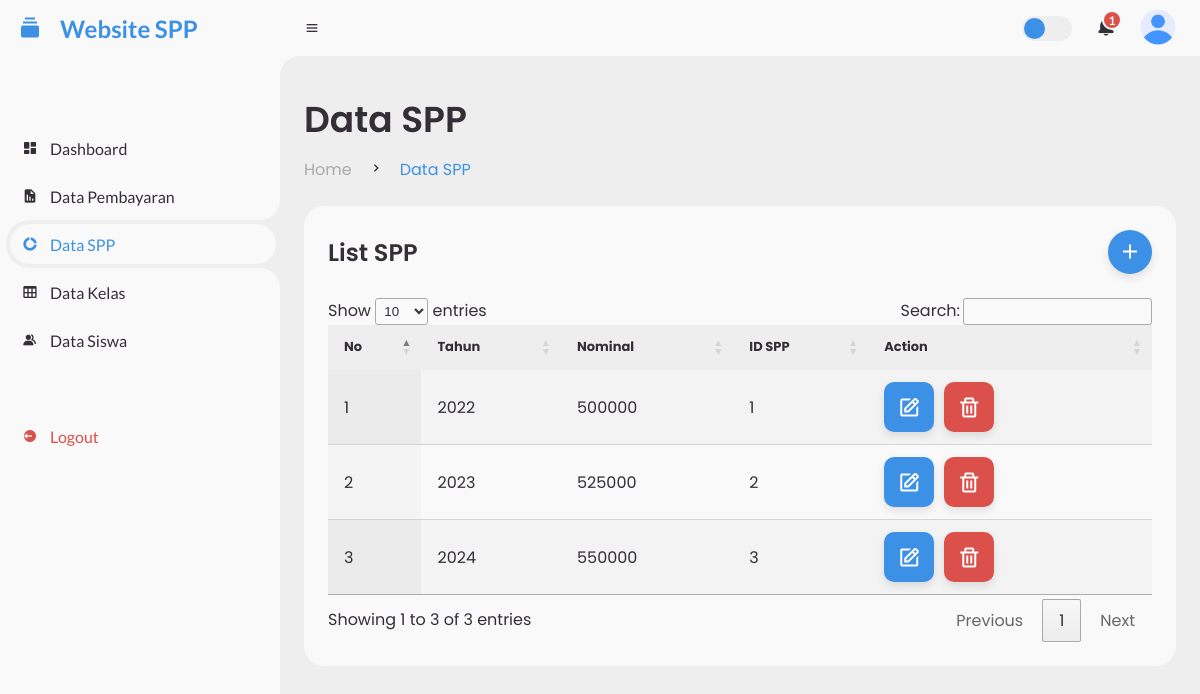
Screenshot of /spp.php (signed in) with the database file from the repository.
### tables this page shows
CREATE TABLE `spp` (
  `id_spp` int(11) NOT NULL,
  `tahun` year(4) DEFAULT NULL,
  `nominal` int(11) DEFAULT NULL
);

### spp.php (the view, shortened to what this page needs)
<?php
include('koneksi.php');
?>
<!DOCTYPE html>
<html lang="en">
<head>
	<link href='https://unpkg.com/boxicons@2.0.9/css/boxicons.min.css' rel='stylesheet'>
	<link rel="stylesheet" href="css/style.css">
	<link rel="stylesheet" type="text/css" href="https://cdn.datatables.net/1.11.5/css/jquery.dataTables.css">
</head>
<body>
	<section id="sidebar">
		<a href="dashboard.php" class="brand">
			<i class='bx bxs-collection'></i>
			<span class="text">Website SPP</span>
		</a>
		<ul class="side-menu top">
			<li>
				<a href="dashboard.php">
					<i class='bx bxs-dashboard' ></i>
					<span class="text">Dashboard</span>
				</a>
			</li>
			<li>
				<a href="pembayaran.php">
					<i class='bx bxs-report'></i>
					<span class="text">Data Pembayaran</span>
				</a>
			</li>
			<li class="active">
				<a href="spp.php">
					<i class='bx bxs-doughnut-chart' ></i>
					<span class="text">Data SPP</span>
				</a>
			</li>
			<li>
				<a href="kelas.php">
					<i class='bx bx-table'></i>
					<span class="text">Data Kelas</span>
				</a>
			</li>
			<li>
				<a href="siswa.php">
					<i class='bx bxs-group' ></i>
					<span class="text">Data Siswa</span>
				</a>
			</li>
		</ul>
		<ul class="side-menu">
			<li>
				<a href="index.php" class="logout">
					<i class='bx bxs-log-out-circle' ></i>
					<span class="text">Logout</span>
				</a>
			</li>
		</ul>
	</section>
	<section id="content">
		<nav>
			<i class='bx bx-menu' ></i>
			<label for="switch-mode" class="switch-mode"></label>
			<a href="#" class="notification">
				<span class="num">1</span>
			</a>
			<a href="#" class="profile">
				<img src="img/user.png">
			</a>
		</nav>
		<main>
			<div class="head-title">
				<div class="left">
				    <h1>Data SPP</h1>
				    <ul class="breadcrumb">
				        <li>
				            <a href="dashboard.php">Home</a>
				        </li>
				        <li><i class='bx bx-chevron-right'></i></li>
				        <li>
				            <a class="active" href="#">Data SPP</a>
				        </li>
				    </ul>
				</div>
			</div>
			<div class="table-data">
				<div class="order">
					<div class="head">
						<h3>List SPP</h3>
						<a href="add-spp.php" class="btn-add"><i class="bx bx-plus"></i></a>
					</div>
					<table id="paymentTable" class="display">
						<thead>
							<tr>
								<th>No</th>
								<th>Tahun</th>
								<th>Nominal</th>
								<th>ID SPP</th>
								<th>Action</th>
							</tr>
						</thead>
						<tbody>
							<?php
							$sql = "SELECT * FROM spp";
							$result = mysqli_query($koneksi, $sql);
							$counter = 1;
							if (mysqli_num_rows($result) > 0) {
								while($row = mysqli_fetch_assoc($result)) {
									echo "<tr>";
									echo "<td>" . $counter . "</td>";
									echo "<td>" . $row["tahun"] . "</td>";
									echo "<td>" . $row["nominal"] . "</td>";
									echo "<td>" . $row["id_spp"] . "</td>";
									echo "<td>";
									echo "<a href='edit-spp.php?id_spp=" . $row["id_spp"] . "' class='btn-edit'><i class='bx bx-edit'></i></a>";
									echo "<a href='delete-spp.php?id_spp=" . $row["id_spp"] . "' class='btn-delete' data-id='" . $row["id_spp"] . "'><i class='bx bx-trash'></i></a>";
									echo "</td>";
									echo "</tr>";
									$counter++;
								}
							} else {
								echo "<tr><td colspan='10'>No records found</td></tr>";
							}
							?>
						</tbody>
					</table>
				</div>
			</div>
		</main>
	</section>
</body>
</html>

### rows the page displays
spp: tahun "2022", nominal "500000", id_spp "1"
spp: tahun "2023", nominal "525000", id_spp "2"
spp: tahun "2024", nominal "550000", id_spp "3"
